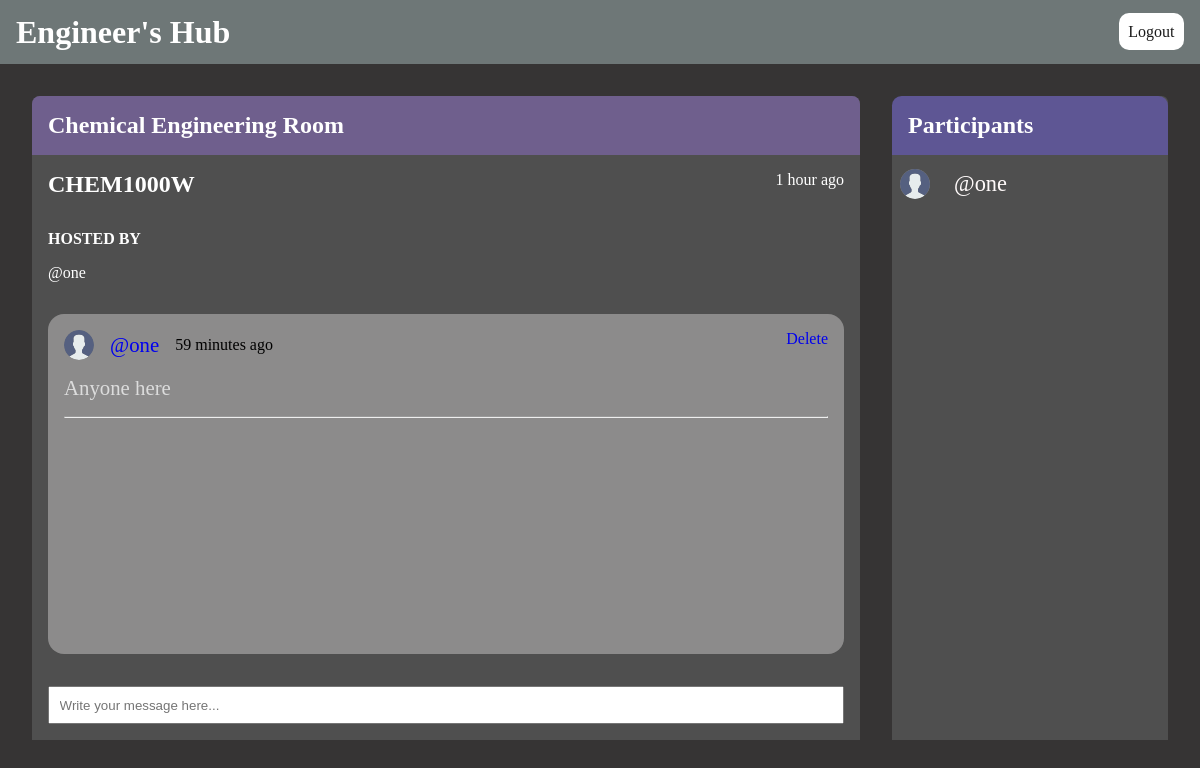
The app's page /room/1/ (signed in) with its own data.
### handle_app/models.py (models this page shows, shortened)
class Room(models.Model):
    host = models.ForeignKey(User, on_delete=models.SET_NULL, null=True, related_name='host_rooms')
    topic = models.ForeignKey(Topic, on_delete=models.SET_NULL, null=True, related_name='room_topic')
    name = models.CharField(max_length=140)
    description = models.TextField(null=True, blank=True)
    participants = models.ManyToManyField(User, related_name='participants', blank=True)
    created = models.DateTimeField(auto_now_add=True)
    updated = models.DateTimeField(auto_now=True)
    class Meta:
        ordering = ['-updated', '-created']

class Topic(models.Model):
    name = models.CharField(max_length=200)
    def __str__(self):
        return self.name

class User(AbstractUser):
    email = models.EmailField(unique=True)
    bio = models.TextField(max_length=250, null=True, blank=True)
    avatar = models.ImageField(null=True, default='avatar.svg')
    USERNAME_FIELD = 'email'
    REQUIRED_FIELDS = []

class Message(models.Model):
    user = models.ForeignKey(User, on_delete=models.CASCADE, related_name='host_messages')
    room = models.ForeignKey(Room, on_delete=models.SET_NULL, null=True, related_name='room_messages')
    body = models.TextField(null=True)
    created = models.DateTimeField(auto_now_add=True)
    updated = models.DateTimeField(auto_now=True)
    class Meta:
        ordering = ['-updated', '-created']

### handle_app/views.py (the view, shortened to what this page needs)
# urls.py: path('room/<int:pk>/', views.roomDetailPage, name='room-detail'),
def roomDetailPage(request, pk):
    room = Room.objects.get(pk=pk)
    room_messages = room.room_messages.all()
    participants = room.participants.all()
    all_rooms = Room.objects.all()
    context = {
        'all_rooms': all_rooms,
        'room': room,
        'messages': room_messages,
        'participants': participants,
    }
    return render(request, 'handle/room_detail.html', context)

### handle_app/templates/handle/room_detail.html (shortened to what this page needs)
<!DOCTYPE html>
{% load static %}
<html lang="en">
<head>
    <link rel="stylesheet" href="{% static 'handles/room_detail.css' %}">
</head>
<body>
    <header>
        <h1><a href="{% url 'rooms' %}">Engineer's Hub</a></h1>
        <p class="logout"><a href="{% url 'logout' %}">Logout</a></p>
    </header>
    <main>
        <section class="conversation">
            <section class="room_info">
                <h1 class="title">{{ room.topic }} Engineering Room</h1>
                <article class="room_date">
                    <h1>{{ room.name }}</h1>
                    <p>{{ room.created|timesince }} ago</p>
                </article>
                <article class="admin">
                    <h4>HOSTED BY</h4>
                     <a href="{% url 'profile' room.host.id %}"><p>@{{ room.host.username }}</p></a>
                </article>
            </section>
            <section class="chat_container">
                <section class="chat_box">
                    {% for message in messages %}
                        <articlec class="user">
                            <figure class="image_con">
                                <img src="{{ message.user.avatar.url }}" class="image_feed image">
                                <p class="name"><a href="{% url 'profile' message.user.id %}">@{{ message.user.username }}</a></p>
                                <p class="time">{{ message.created| timesince }} ago</p>
                            </figure>
                            {% if request.user == message.user %}
                                <a href="{% url 'delete-message' pk=message.id %}">Delete</a>
                            {% endif %}
                        </articlec>
                        <p class="message">{{ message.body }}</p>
                        <hr class="line">
                    {% endfor %}
                </section>
            </section>
            <section class="write">
                <form method="post" action="">
                    <input type="text" name="body" placeholder="Write your message here...">
                </form>
            </section>
        </section>
        <aside class="participants">
            <h3 class="title">Participants</h3>
            {% for participant in participants %}
                <article class="image_container">
                    <img src="{{ participant.avatar.url }}" class="image_feed image">
                    <a href="{% url 'profile' participant.id %}"><p>@{{ participant.username }}</p></a>
                </article>
            {% endfor %}
        </aside>
    </main>
</body>
</html>

### handle_app/static/handles/room_detail.css (style rules this page uses)
*, *::before, *::after { margin: 0; padding: 0; box-sizing: border-box; }
a { text-decoration: none; }
body { background-color: #363434; max-height: 97vh; }
header { background-color: #6e7777; height: 4rem; padding: 1rem; display: flex; justify-content: space-between; align-items: center; }
header h1 a { color: white; }
header .logout a { color: #1b1b1b; padding: 0.6rem; border-radius: 10px; background-color: white; text-decoration: none; }
main { display: grid; grid-template-columns: 3fr 1fr; gap: 2rem; padding: 2rem; }
.conversation { background-color: #4f4f4f; border-radius: 0.5rem 0.5rem 0 0; }
.room_info .title { padding: 1rem; background-color: #6f5f8d; color: white; font-size: 1.5rem; border-radius: 0.5rem 0.5rem 0 0; }
.room_info .room_date { display: flex; justify-content: space-between; padding: 1rem; }
.room_info .room_date h1 { color: white; font-size: 1.5rem; }
.room_info .room_date p { color: white; }
.room_info .admin { padding: 1rem; display: flex; flex-direction: column; gap: 1rem; }
.room_info .admin h4 { color: white; }
.room_info .admin p { color: white; }
.chat_container { padding: 1rem; }
.chat_box { max-width: 100%; height: 340px; overflow: auto; background-color: #8c8b8b; padding: 1rem; border-radius: 1rem; }
.chat_box .message { margin-bottom: 1rem; color: gainsboro; font-size: 1.3rem; }
.chat_box .line { margin-bottom: 1rem; }
.chat_box .user { display: flex; justify-content: space-between; margin-bottom: 1rem; }
.image_con { display: flex; align-items: center; gap: 0.5rem; }
.image_con .name { color: purple; font-size: 1.3rem; }
.image_con .time { color: black; margin-left: 0.5rem; }
.write { padding: 1rem; }
.write input { padding: 0.6rem; width: 100%; }
.participants { background-color: #4f4f4f; border-radius: 1rem 0.4rem 0 0; }
.participants .title { padding: 1rem; color: white; font-size: 1.5rem; background-color: #5E5694; border-radius: 0.6rem 0.6rem 0 0; }
.participants p { padding: 1rem; color: white; font-size: 1.4rem; }
.image_container { display: flex; align-items: center; }
.image { width: 30px; height: 30px; border-radius: 50%; background-color: gray; margin-right: 0.5rem; }
.image_container .image_feed { margin-left: 0.5rem; }
.image_container p { color: snow; font-size: 1.4rem; }

### records on screen
Room: topic "Chemical", name "CHEM1000W", created "1 hour", host.username "one"
Message: user.avatar (placeholder picture), user.username "one", created "59 minutes", shows "Delete", body "Anyone here"
User: avatar (placeholder picture), username "one"
